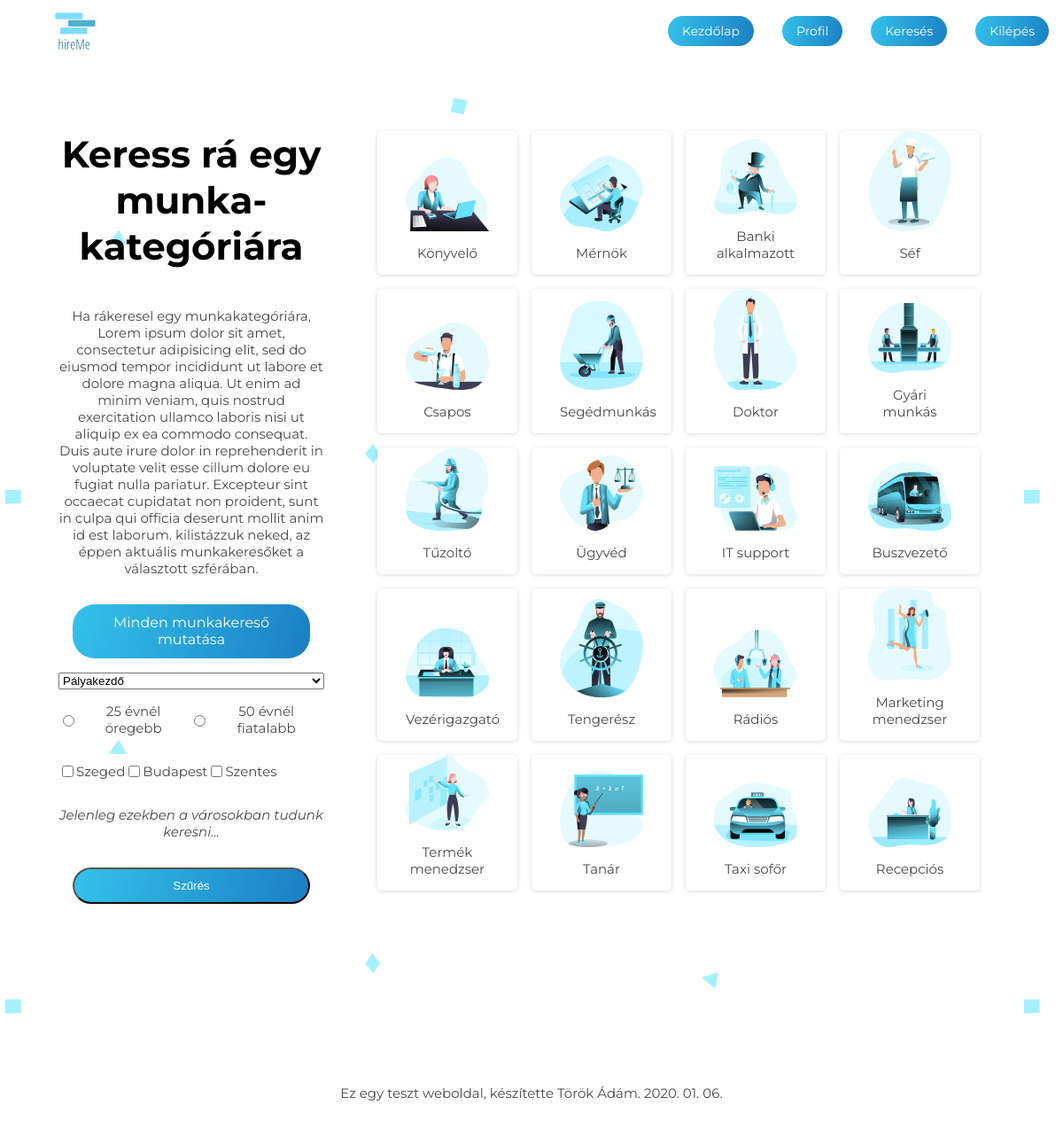
The app's page /php/search.php (signed in) with its own data.
### tables this page shows
CREATE TABLE `categories` (
  `id` int(11) NOT NULL,
  `name` varchar(30) NOT NULL,
  `path` varchar(30) NOT NULL,
  `filename` varchar(30) NOT NULL
);

### php/search.php (the view, shortened to what this page needs)
<?php
    include_once('../config/config.php');
    echo file_get_contents("../html/head.html");
    echo file_get_contents("../html/header-in.html");
?>
<body class="search-body">
  <div class="layout">
    <div class="search-area">
      <h1>Keress rá egy  munka-kategóriára</h1>
      <p>Ha rákeresel egy munkakategóriára, Lorem ipsum dolor sit amet, consectetur adipisicing elit, sed do eiusmod tempor incididunt ut labore et dolore magna aliqua. Ut enim ad minim veniam, quis nostrud exercitation ullamco laboris nisi ut aliquip ex ea commodo consequat. Duis aute irure dolor in reprehenderit in voluptate velit esse cillum dolore eu fugiat nulla pariatur. Excepteur sint occaecat cupidatat non proident, sunt in culpa qui officia deserunt mollit anim id est laborum. kilistázzuk neked, az éppen aktuális munkakeresőket a választott szférában.</p>
      <a id="all" class="cta">Minden munkakereső mutatása</a>
      <form action="searchviafilter.php" method="post">
      <select name="filter">
        <option  value="na">Pályakezdő</option>
      </select>
      <div class="filter">
        <input class="radio" type="radio" name="yearsold" value="25"><p>25 évnél öregebb</p>
        <input class="radio" type="radio" name="yearsold" value="50"><p>50 évnél fiatalabb</p>
      </div>
      <div class="filter">
        <input class="radio" type="checkbox" value="Szeged" name="location[]"><p>Szeged</p>
        <input class="radio" type="checkbox" value="Budapest" name="location[]"><p>Budapest</p>
        <input class="radio" type="checkbox" value="Szentes" name="location[]"><p>Szentes</p>
      </div>
      <p><i>Jelenleg ezekben a városokban tudunk keresni...</i></p>
      <button  class="cta" id="back" type="submit" name="button">Szűrés</button>
      </form>
    </div>
    <div class="search-tag-container">
    <?php $sql = "SELECT * FROM categories;";
        $result = mysqli_query($conn,$sql);
        while($row = $result -> fetch_assoc()){
          ?>
          <div data-id="<?php echo $row['id']?>" class="card">
            <img src="<?php echo $row['path'];?><?php echo $row['filename'];?>">
            <p><?php echo $row['name'];?></p>
          </div>
          <?php
        }
        ?>
      </div>
  </div>
</body>

### css/main.css (style rules this page uses)
body { margin: 0; padding: 0; font-family: 'Montserrat', sans-serif; box-sizing: border-box; }
h1 { color:black; font-weight: bold; font-size: 42px; }
.search-body { background-color: #ffffff; background-attachment: fixed; }
.layout { max-width: 1100px; width: 100%; display: flex; flex-direction: row; margin: auto; padding: 50px 0px 90px; }
.filter { display: flex; align-items:center; }
.radio { width: auto; }
.card { padding: 0px 24px; box-shadow: rgba(0, 0, 0, 0.15) 0px 1px 5px 0px; margin: 1rem; display: flex; width: calc(14.33% - 16px); position: relative; background-color: white; box-shadow: rgba(0, 0, 0, 0.15) 0px 1px 5px 0px; cursor: pointer; flex-direction: column; text-align: center; -webkit-box-pack: end; justify-content: flex-end; margin: 8px; border-radius: 5px; padding: 0px 32px; transition: all 0.2s ease-in 0s; }
.search-area { display: flex; flex-direction: column; align-content: center; text-align: center; align-items: center; padding: 0 10rem 0 10rem; max-width: 300px; width: 100%; padding: 0px 16px; }
a { text-decoration: none; }
.search-tag-container { display: flex; flex-direction: row; flex-wrap: wrap; max-width: 1200px; justify-content: center; align-content: center; justify-items:center; width: 100%; display: flex; flex-direction: row; margin: auto; padding: 20px 0px 90px; }
p { font-size: 15px!important; color:rgb(72, 72, 72); }
form { display: flex; justify-content: center; flex-direction: column; }
input { border: none; width: 100%; font-size: small; border-bottom: 1px solid rgb(52, 194, 235); }
nav { display: flex; height: 70px; justify-content: flex-end; align-items: center; z-index: 444; }
nav li { text-decoration: none; list-style-type: none; font-size: 14px; padding: 0.5rem; background-image: linear-gradient(105deg, rgb(52, 194, 235), rgb(26, 127, 195)); border-radius: 25px; margin: 0rem 1rem 0rem 1rem; padding: 0.5rem; }
footer { height: 10vh; text-align: center; background-color: #ffffff; display: flex; justify-content: center; align-items: center; align-items: center; font-size: 12px; }
nav li a { text-decoration: none; color: white; transition: 0.5s all ease; padding: 0.5rem; }
.cta { padding: 0.7rem; background-image: linear-gradient(105deg, rgb(52, 194, 235), rgb(26, 127, 195)); border-radius: 25px; text-decoration: none; color:white; margin: 1rem; transition: all 0.2s ease-in-out; }

### php/search.php (style rules this page uses)
p { font-size: 12px; }

### records on screen
categories: path+filename (picture), name "Könyvelő"
categories: path+filename (picture), name "Mérnök"
categories: path+filename (picture), name "Banki alkalmazott"
categories: path+filename (picture), name "Séf"
categories: path+filename (picture), name "Csapos"
categories: path+filename (picture), name "Segédmunkás"
categories: path+filename (picture), name "Doktor"
categories: path+filename (picture), name "Gyári munkás"
categories: path+filename (picture), name "Tűzoltó"
categories: path+filename (picture), name "Ügyvéd"
categories: path+filename (picture), name "IT support"
categories: path+filename (picture), name "Buszvezető"
categories: path+filename (picture), name "Vezérigazgató"
categories: path+filename (picture), name "Tengerész"
categories: path+filename (picture), name "Rádiós"
categories: path+filename (picture), name "Marketing menedzser"
categories: path+filename (picture), name "Termék menedzser"
categories: path+filename (picture), name "Tanár"
categories: path+filename (picture), name "Taxi sofőr"
categories: path+filename (picture), name "Recepciós"

### other values on screen
file_get_contents("../html/header-in.html") "Kezdőlap Profil Keresés Kilépés"
